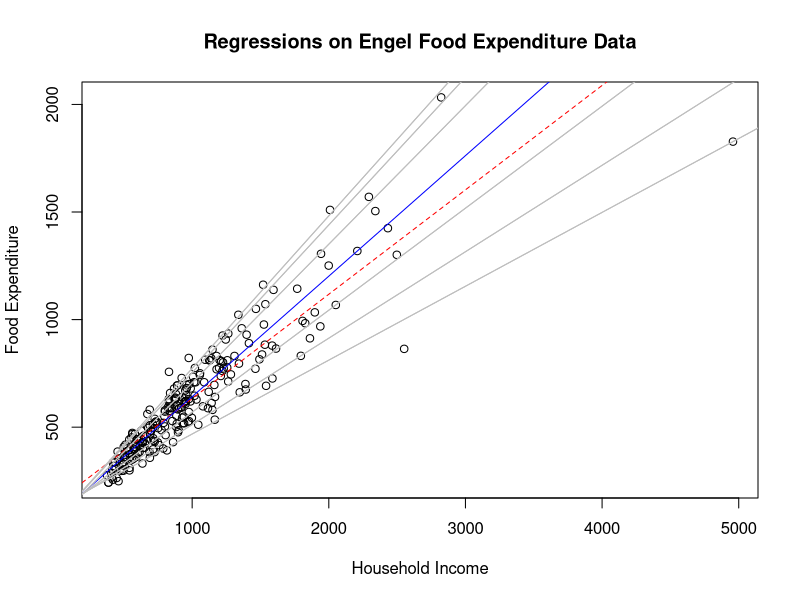
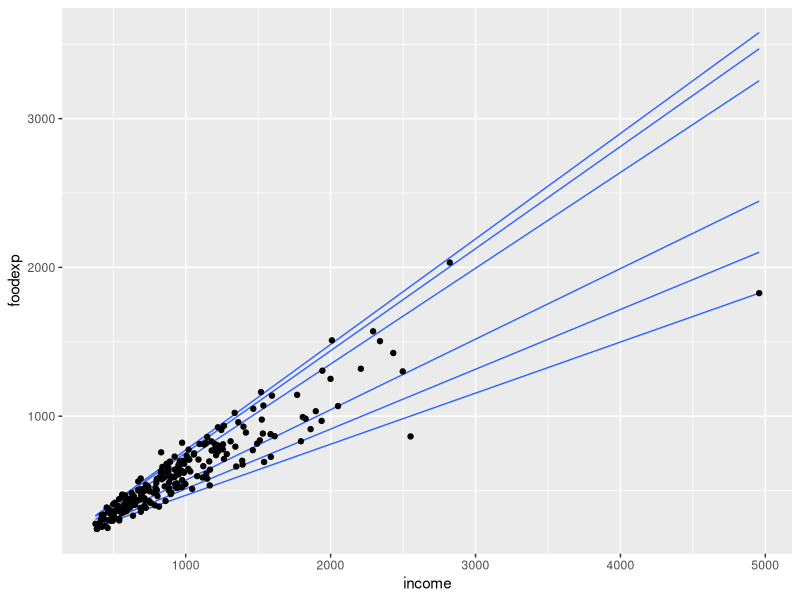

The R script that drew these images, in order:
# ========================================================================================================
# Purpose:      Rscript for Quantile Regression demo.
# Author:       Chew C.H.
# DOC:          15-09-2017
# Topics:       Quantile Regression
# Data Sources: Engel in package quantreg.
#=========================================================================================================

setwd("~/Desktop/Y2S2/BC2407/S4 Quantile Regression")
library(quantreg)
as.data.frame(data(engel))

summary(engel$income)
fit.lm <- lm(engel$foodexp ~ engel$income)
summary(fit.lm)
plot(engel$income, engel$foodexp, main = 'Regressions on Engel Food Expenditure Data', xlab = 'Household Income', ylab = 'Food Expenditure')
abline(fit.lm,lty=2,col="red")

library(quantreg)
# Fit 50th Percentile Line (i.e. Median)
fit.p.5 <- rq(engel$foodexp ~ engel$income, tau=.5) #tau: percentile level. 0.5 is the 50th percentile (aka median).
abline(fit.p.5, col="blue")

fit.p.5
summary(fit.p.5)
summary(fit.p.5, se = "nid")

# 5th, 10th, 25th, 75th, 90th, 95th percentiles.
taus <- c(.05, .1, .25, .75, .90, .95)

# Plot the 6 percentile grey lines
for( i in 1:length(taus)){
   abline(rq(engel$foodexp~engel$income,tau=taus[i]), col = "grey")
}

table <- data.frame("Tau" = 1:6, "beta0" = 1:6, "beta_Income" = 1:6)
for( i in 1:length(taus)){
  fit <- rq(engel$foodexp~engel$income,tau=taus[i])
  coef <- coef(fit)
  table$Tau[i] = taus[i]
  table$beta0[i] = coef[1]
  table$beta_Income[i] = coef[2]
  abline(fit, col = "grey")
}

table


library(ggplot2)
p <- ggplot(data = engel, aes(x = income, y = foodexp)) +
  geom_quantile(quantiles = taus)+
  geom_point()
p
